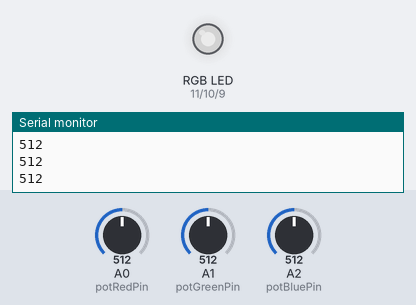
Recording of a sketch running on a simulated Arduino Uno, built with avr-gcc and run on an emulated ATmega328P. Parts: an RGB LED mixed from three pins (HIGH = lit), the last lines printed to the serial monitor. The test bench sets the inputs (shaded band); at power-on: A0 (potRedPin) = 512, A2 (potBluePin) = 512, A1 (potGreenPin) = 512. Dim RGB values are drawn brighter than linear.

Above: at 1.2 s.
1.3 s: A0 (potRedPin) set to 716
At 2.1 s:
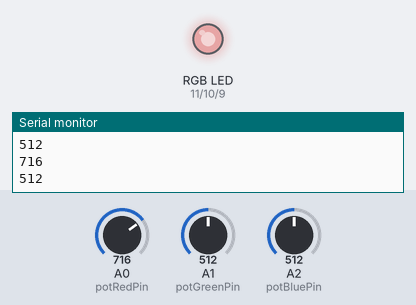
2.8 s: A2 (potBluePin) set to 716
At 3.1 s:
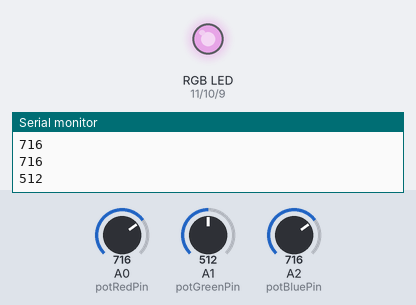
4.3 s: A1 (potGreenPin) set to 245
At 5.4 s:
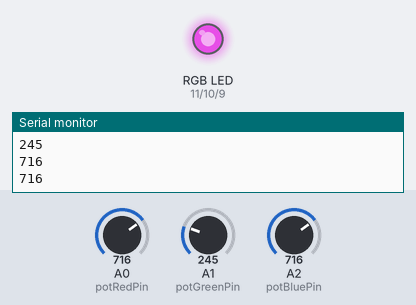
5.8 s: A0 (potRedPin) set to 900
At 7.0 s:
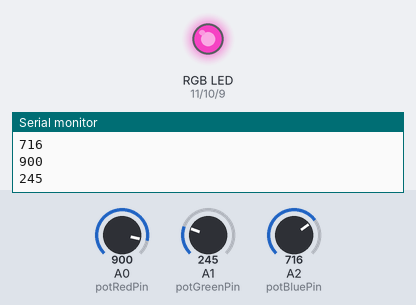
7.3 s: A1 (potGreenPin) set to 265
At 8.1 s:
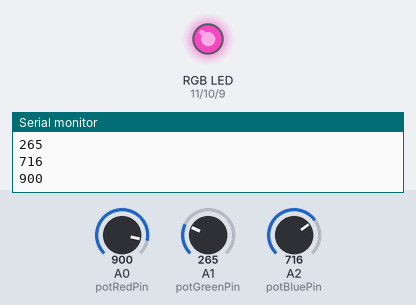
8.8 s: A2 (potBluePin) set to 511
At 9.1 s:
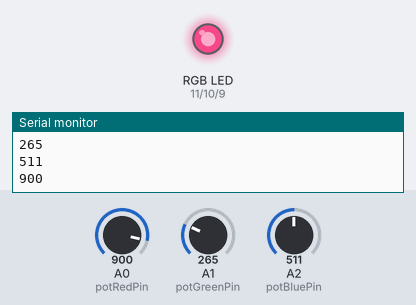
Timing chart, 0 to 11.3 s (numbered marks = the images above; inputs shaded):
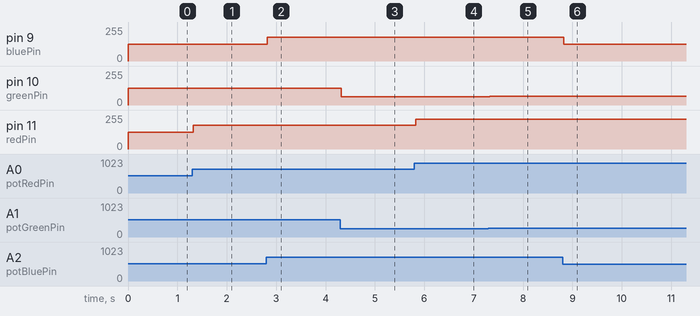

The sketch:

Fading_RGB_LED_with_3_potentiometers_HOMEWORK.ino
```cpp
//initialized input pins
const int potRedPin = A0;
const int potGreenPin = A1;
const int potBluePin = A2;

//initialized output pins
const int redPin = 11;
const int greenPin = 10;
const int bluePin = 9;

//initialized input values
int potRedValue = 0;
int potGreenValue = 0;
int potBlueValue = 0;

//initialized output values
int redValue = 0;
int greenValue = 0;
int blueValue = 0;

//initialized min and max values for potentiometers and leds
const int minPotentiometerValue = 0;
const int maxPotentiometerValue = 1023;
const int minLedValue = 0;
const int maxLedValue = 255;

void setup() {
  //pin mode for each initialized pin (INPUT / OUTPUT)
  pinMode(potRedPin, INPUT);
  pinMode(potGreenPin, INPUT);
  pinMode(potBluePin, INPUT);
  pinMode(redPin, OUTPUT);
  pinMode(greenPin, OUTPUT);
  pinMode(bluePin, OUTPUT);
  Serial.begin(9600);
}

void loop() {
  //read values from potentiometers, interval [0, 1023]
  potRedValue = analogRead(potRedPin);
  potGreenValue = analogRead(potGreenPin);
  potBlueValue = analogRead(potBluePin);

  //mapping potentiometers values to leds values, interval [0, 255]
  redValue = map(potRedValue, minPotentiometerValue, maxPotentiometerValue, minLedValue, maxLedValue);
  greenValue = map(potGreenValue, minPotentiometerValue, maxPotentiometerValue, minLedValue, maxLedValue);
  blueValue = map(potBlueValue, minPotentiometerValue, maxPotentiometerValue, minLedValue, maxLedValue);

  Serial.println(potRedValue);
  Serial.println(potGreenValue);
  Serial.println(potBlueValue);

  //send analog data to the digital pins with ~ (3, 5, 6, 9, 10 or 11)
  analogWrite(redPin, redValue);
  analogWrite(greenPin, greenValue);
  analogWrite(bluePin, blueValue);
}
```

Measured:
- after the input at 1.3 s, pin 11 (redPin): 127/255 → 178/255 at once
- after the input at 2.8 s, pin 9 (bluePin): 127/255 → 178/255 at once
- after the input at 4.3 s, pin 10 (greenPin): 127/255 → 61/255 at once
- after the input at 5.8 s, pin 11 (redPin): 178/255 → 224/255 at once
- after the input at 7.3 s, pin 10 (greenPin): 61/255 → 66/255 at once
- after the input at 8.8 s, pin 9 (bluePin): 178/255 → 127/255 at once
